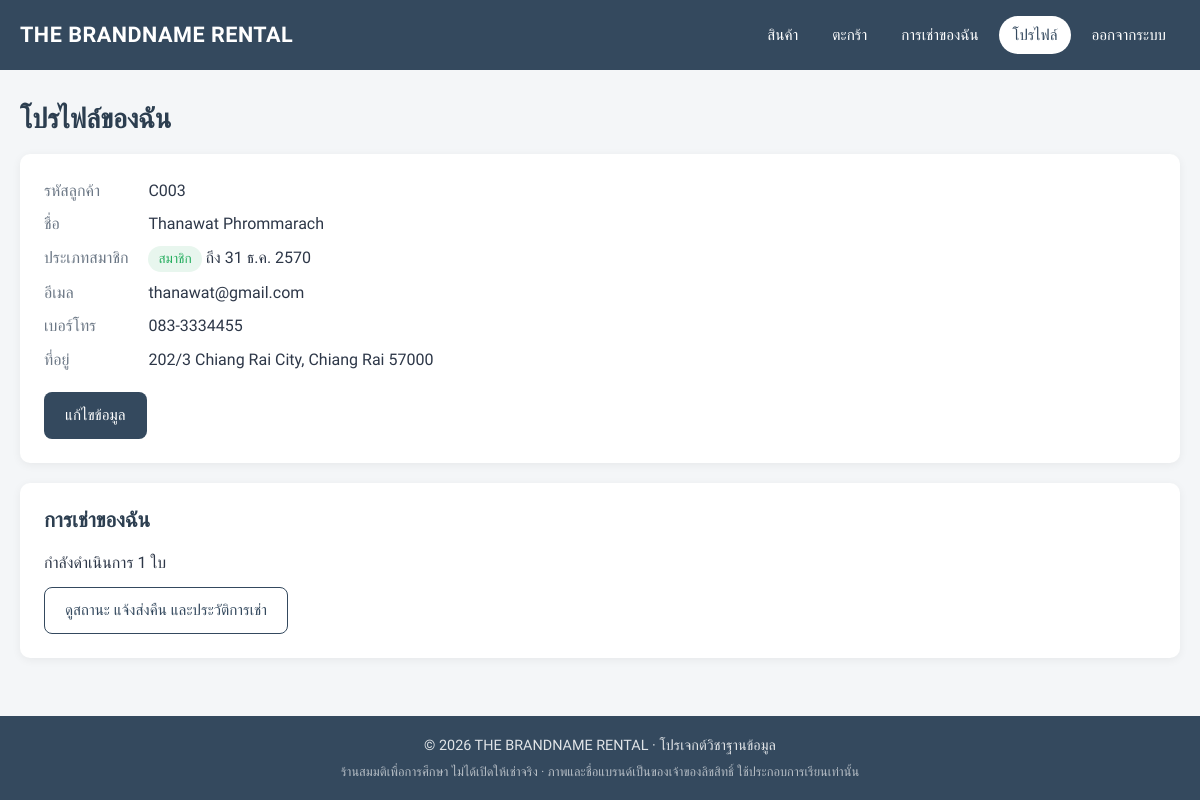
Page /project/profile.php (signed in) on the committed database.
### tables this page shows
CREATE TABLE customers (
    customers_id        VARCHAR(50)  PRIMARY KEY,
    customers_firstname VARCHAR(50),
    customers_lastname  VARCHAR(50),
    gender              VARCHAR(50),
    customers_member    VARCHAR(10)  NOT NULL DEFAULT 'no',    
    member_until        DATE         NULL,                     
    phonenumber         VARCHAR(15),
    email               VARCHAR(100) NOT NULL UNIQUE,
    address             VARCHAR(200),
    postal_code         VARCHAR(10),
    password            VARCHAR(255) NOT NULL
);

### project/includes/helpers.php (called while the page is built, shortened)
<?php
function e($value): string
{
    return htmlspecialchars((string) ($value ?? ''), ENT_QUOTES, 'UTF-8');
}
function thai_date(?string $value): string
{
    $time = strtotime($value);
    $text = (int) date('j', $time) . ' ' . THAI_MONTHS[(int) date('n', $time) - 1] . ' ' . ((int) date('Y', $time) + 543);
    return strlen($value) > 10 ? $text . ' ' . date('H:i', $time) : $text;
}
function require_customer(): string
{
    return $_SESSION['customers_id'];
}
function is_member(array $customer): bool
{
    $until = $customer['member_until'] ?? null;
    return $until === null || $until >= date('Y-m-d');
}
function current_customer(mysqli $conn): array
{
    $customer = find_customer($conn, require_customer());
    return $customer;
}
function find_customer(mysqli $conn, string $customer_id): ?array
{
    $stmt = $conn->prepare('SELECT * FROM customers WHERE customers_id = ?');
    $stmt->bind_param('s', $customer_id);
    $stmt->execute();
    $row = $stmt->get_result()->fetch_assoc();
    return $row ?: null;
}

### project/profile.php (the view, shortened to what this page needs)
<?php
require_once 'includes/db.php';
$customer = current_customer($conn);
$customer_id = $customer['customers_id'];
$stmt = $conn->prepare("SELECT COUNT(*) AS active, SUM(r.rental_status = 'Shipped' AND r.due_date < CURDATE()) AS overdue
    FROM rentals r JOIN orders o ON o.order_id = r.order_id
    WHERE o.customers_id = ? AND r.rental_status NOT IN ('Completed', 'Deducted', 'Cancelled')");
$stmt->bind_param("s", $customer_id);
$stmt->execute();
$summary = $stmt->get_result()->fetch_assoc();
$request_stmt = $conn->prepare("SELECT status FROM membership_requests WHERE customers_id = ? ORDER BY request_id DESC LIMIT 1");
$request_stmt->bind_param("s", $customer_id);
$request_stmt->execute();
$last_request = $request_stmt->get_result()->fetch_assoc();
$member_pending = !is_member($customer) && ($last_request['status'] ?? '') === 'Pending';
?>
<h1>โปรไฟล์ของฉัน</h1>
<div class="stack">
    <div class="card">
        <dl class="info-list">
            <dt>รหัสลูกค้า</dt><dd><?php echo e($customer['customers_id']); ?></dd>
            <dt>ชื่อ</dt><dd><?php echo e($customer['customers_firstname'] . ' ' . $customer['customers_lastname']); ?></dd>
            <dt>ประเภทสมาชิก</dt>
            <dd>
                <?php if (is_member($customer)): ?>
                    <span class="badge badge-success">สมาชิก</span><?php echo $customer['member_until'] ? ' ถึง ' . e(thai_date($customer['member_until'])) : ''; ?>
                <?php elseif ($member_pending): ?>
                    ทั่วไป · <span class="badge badge-pending">คำขอสมัครสมาชิกรอร้านตรวจสอบ</span>
                <?php else: ?>
                    ทั่วไป
                <?php endif; ?>
            </dd>
            <dt>อีเมล</dt><dd><?php echo e($customer['email']); ?></dd>
            <dt>เบอร์โทร</dt><dd><?php echo e($customer['phonenumber']); ?></dd>
            <dt>ที่อยู่</dt><dd><?php echo e($customer['address'] . ' ' . $customer['postal_code']); ?></dd>
        </dl>
        <div class="actions">
            <a href="edit_profile.php" class="btn">แก้ไขข้อมูล</a>
        </div>
    </div>
    <div class="card">
        <h2>การเช่าของฉัน</h2>
        <p>
            <?php if ((int) $summary['active'] > 0): ?>
                กำลังดำเนินการ <?php echo (int) $summary['active']; ?> ใบ
            <?php else: ?>
                ไม่มีการเช่าที่กำลังดำเนินการ
            <?php endif; ?>
        </p>
        <a href="rentals.php" class="btn btn-outline">ดูสถานะ แจ้งส่งคืน และประวัติการเช่า</a>
    </div>
</div>

### project/assets/css/style.css (style rules this page uses)
:root { --primary: #34495e; --primary-dark: #2c3e50; --primary-soft: #eaeef2; --success: #27ae60; --success-soft: #e8f6ee; --danger: #e74c3c; --danger-soft: #fdecea; --warning: #e67e22; --text: #2d3748; --muted: #6b7785; --border: #e2e6ea; --bg: #f4f6f8; --card: #ffffff; --radius: 10px; --shadow: 0 2px 10px rgba(0, 0, 0, 0.06); --font: 'Prompt', 'Segoe UI', Tahoma, sans-serif; }
* { box-sizing: border-box; }
body { margin: 0; font-family: var(--font); color: var(--text); background: var(--bg); line-height: 1.6; display: flex; flex-direction: column; min-height: 100vh; }
a { color: var(--primary); }
h1, h2, h3 { color: var(--primary-dark); line-height: 1.3; margin: 0 0 16px; }
h1 { font-size: 1.7rem; }
h2 { font-size: 1.3rem; }
p { margin: 0 0 12px; }
.stack > * + * { margin-top: 20px; }
.card { background: var(--card); border-radius: var(--radius); box-shadow: var(--shadow); padding: 24px; }
.card > :last-child { margin-bottom: 0; }
.btn { display: inline-flex; align-items: center; justify-content: center; gap: 6px; padding: 10px 20px; border-radius: 8px; border: 1px solid transparent; font: inherit; font-size: 0.95rem; font-weight: 500; text-decoration: none; cursor: pointer; background: var(--primary); color: #fff; transition: background 0.2s, transform 0.1s; }
.btn-outline { background: transparent; color: var(--primary); border-color: var(--primary); }
.actions { display: flex; flex-wrap: wrap; gap: 10px; align-items: center; margin-top: 20px; }
.badge { display: inline-block; padding: 2px 10px; border-radius: 999px; font-size: 0.85rem; font-weight: 500; white-space: nowrap; }
.badge-success { background: var(--success-soft); color: var(--success); }
.info-list { display: grid; grid-template-columns: max-content 1fr; gap: 8px 20px; margin: 0; }
.info-list dt { font-weight: 500; color: var(--muted); }
.info-list dd { margin: 0; }

### rows in the picture
customers: customers_id "C003", customers_firstname+customers_lastname "Thanawat Phrommarach", member_until "31 ธ.ค. 2570", email "thanawat@gmail.com", phonenumber "083-3334455", address+postal_code "202/3 Chiang Rai City, Chiang Rai 57000"

### other values in the picture
SHOP_NAME "THE BRANDNAME RENTAL"
$item['label'] "สินค้า"
$item['label'] "ตะกร้า"
$item['label'] "การเช่าของฉัน"
$item['label'] "โปรไฟล์"
$item['label'] "ออกจากระบบ"
$summary['active'] "1"
